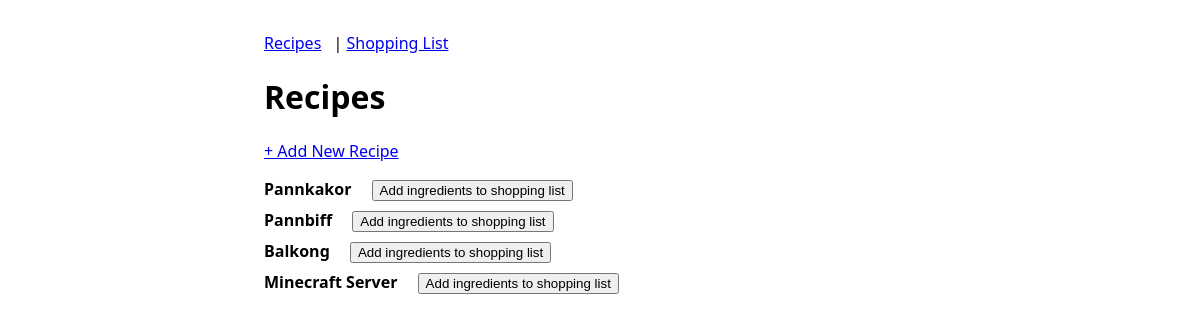
Page /recipes on the committed database.
### models.py (models this page shows)
class Recipe(db.Model):
    id = db.Column(db.Integer, primary_key=True)
    name = db.Column(db.String(120), nullable=False)
    description = db.Column(db.Text)
    ingredients = db.relationship(
        "RecipeIngredient", back_populates="recipe", cascade="all, delete-orphan"
    )

### app.py (the view)
    @app.route("/recipes")
    def recipe_list():
        recipes = Recipe.query.all()
        return render_template("recipes.html", recipes=recipes)

### templates/recipes.html (shortened to what this page needs)
{% extends 'base.html' %}
{% block content %}
<h1>Recipes</h1>
<a href="{{ url_for('recipe_new') }}">+ Add New Recipe</a>
<ul>
  {% for recipe in recipes %}
    <li>
      <strong>{{ recipe.name }}</strong>
      <button onclick="addToShopping({{ recipe.id }})">Add ingredients to shopping list</button>
    </li>
  {% endfor %}
</ul>
{% endblock %}

### static/styles.css (style rules this page uses)
body { font-family: system-ui, sans-serif; margin: 0 auto; max-width: 42rem; padding: 2rem; }
ul { list-style: none; padding: 0; }
li { margin: .5rem 0; }
button { margin-left: 1rem; }

### rows in the picture
Recipe: name "Pannkakor"
Recipe: name "Pannbiff"
Recipe: name "Balkong"
Recipe: name "Minecraft Server"
